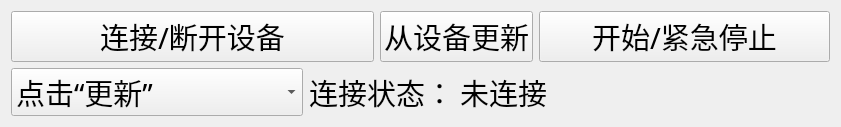
  <widget class="QWidget" name="">
   <property name="geometry">
    <rect>
     <x>13</x>
     <y>595</y>
     <width>841</width>
     <height>121</height>
    </rect>
   </property>
   <layout class="QGridLayout" name="gridLayout_17">
    <item row="0" column="0" colspan="2">
     <widget class="QPushButton" name="Button_connect">
      <property name="sizePolicy">
       <sizepolicy hsizetype="Expanding" vsizetype="Expanding">
        <horstretch>0</horstretch>
        <verstretch>0</verstretch>
       </sizepolicy>
      </property>
      <property name="font">
       <font>
        <family>新宋体</family>
        <pointsize>22</pointsize>
       </font>
      </property>
      <property name="text">
       <string>连接/断开设备</string>
      </property>
     </widget>
    </item>
    <item row="0" column="2" colspan="2">
     <widget class="QPushButton" name="Button_update">
      <property name="sizePolicy">
       <sizepolicy hsizetype="Expanding" vsizetype="Expanding">
        <horstretch>0</horstretch>
        <verstretch>0</verstretch>
       </sizepolicy>
      </property>
      <property name="font">
       <font>
        <family>新宋体</family>
        <pointsize>22</pointsize>
       </font>
      </property>
      <property name="text">
       <string>从设备更新</string>
      </property>
     </widget>
    </item>
    <item row="0" column="4">
     <widget class="QPushButton" name="Button_stop">
      <property name="sizePolicy">
       <sizepolicy hsizetype="Expanding" vsizetype="Expanding">
        <horstretch>0</horstretch>
        <verstretch>0</verstretch>
       </sizepolicy>
      </property>
      <property name="font">
       <font>
        <family>新宋体</family>
        <pointsize>22</pointsize>
       </font>
      </property>
      <property name="text">
       <string>开始/紧急停止</string>
      </property>
     </widget>
    </item>
    <item row="1" column="0">
     <widget class="QComboBox" name="comboBox_COM">
      <property name="sizePolicy">
       <sizepolicy hsizetype="Expanding" vsizetype="Expanding">
        <horstretch>0</horstretch>
        <verstretch>0</verstretch>
       </sizepolicy>
      </property>
      <property name="font">
       <font>
        <family>新宋体</family>
        <pointsize>22</pointsize>
       </font>
      </property>
      <item>
       <property name="text">
        <string>点击“更新”</string>
       </property>
      </item>
     </widget>
    </item>
    <item row="1" column="1" colspan="2">
     <widget class="QLabel" name="label_4">
      <property name="sizePolicy">
       <sizepolicy hsizetype="Expanding" vsizetype="Expanding">
        <horstretch>0</horstretch>
        <verstretch>0</verstretch>
       </sizepolicy>
      </property>
      <property name="font">
       <font>
        <family>新宋体</family>
        <pointsize>22</pointsize>
       </font>
      </property>
      <property name="text">
       <string>连接状态：</string>
      </property>
     </widget>
    </item>
    <item row="1" column="3" colspan="2">
     <widget class="QLabel" name="label_connectStatus">
      <property name="sizePolicy">
       <sizepolicy hsizetype="Expanding" vsizetype="Expanding">
        <horstretch>0</horstretch>
        <verstretch>0</verstretch>
       </sizepolicy>
      </property>
      <property name="font">
       <font>
        <family>新宋体</family>
        <pointsize>22</pointsize>
       </font>
      </property>
      <property name="text">
       <string>未连接</string>
      </property>
     </widget>
    </item>
   </layout>
  </widget>
